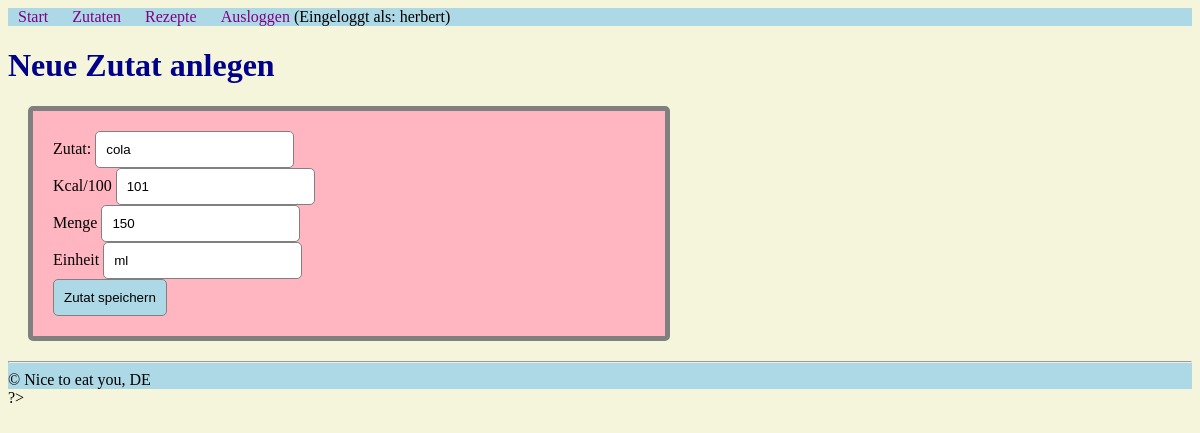
The page /admin/zutaten_bearbeiten.php?id=10 (signed in) on the database as committed earlier.
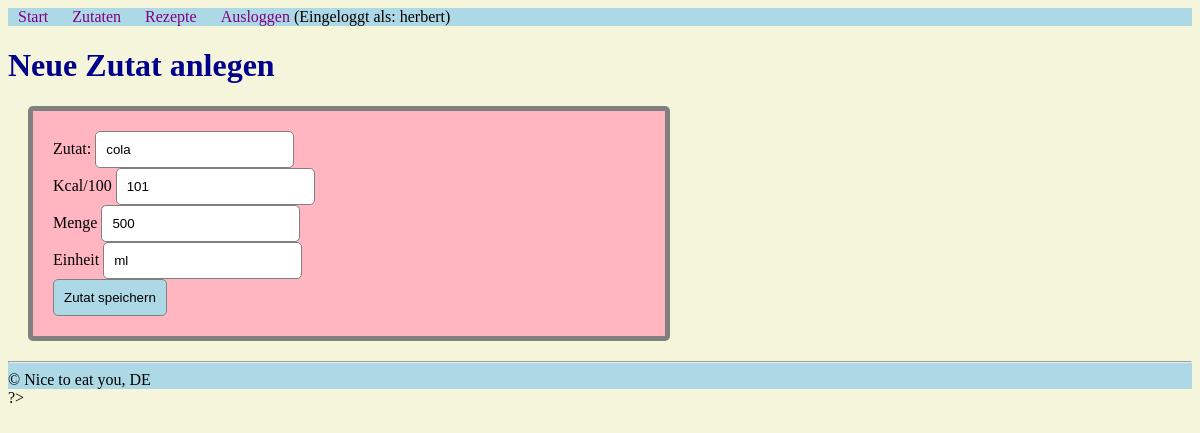
The same page on the database as committed later.
### tables this page shows
CREATE TABLE `zutaten` (
  `id` int(10) UNSIGNED NOT NULL,
  `titel` varchar(50) NOT NULL,
  `Menge` float DEFAULT NULL,
  `einheit` varchar(50) DEFAULT NULL,
  `kcal_pro_100` int(11) DEFAULT NULL
);

### admin/funktionen.php (called while the page is built, shortened)
<?php
$db = mysqli_connect("localhost", "root", "", "php2");
mysqli_set_charset($db, "utf8");
function query ($sql_befehl) {
    global $db;
    $result = mysqli_query($db, $sql_befehl) or die(mysqli_error($db) . "<br/>" . $sql_befehl);
    return $result;
}
function escape($post_var) {
    global $db;
    return mysqli_real_escape_string($db, $post_var);
}

### admin/zutaten_bearbeiten.php (the view, shortened to what this page needs)
<?php
include "funktionen.php";
$erfolg = false;
$sql_id = escape($_GET["id"]);
include "kopf.php";
?>
    <h1>Neue Zutat anlegen</h1>
    <?php
    $result = query("SELECT * FROM zutaten WHERE id = '{$sql_id}'");
    $row = mysqli_fetch_assoc($result);
    ?>
    <form action="zutaten_bearbeiten.php?id=<?php echo $row["id"]?>" method="post">
        <div>
            <label for="titel">Zutat:</label>
            <input type="text" name= "titel" id="titel" value= "<?php
            if(!$erfolg && !empty($_POST["titel"])) {
                echo htmlspecialchars($_POST["titel"]);
            } else {
                echo htmlspecialchars($row["titel"]);
            }
            ?>"/>
        </div>
        <div>
            <label for="kcal_pro_100">Kcal/100</label>
            <input type="number" name= "kcal_pro_100" id="kcal_pro_100" value= "<?php
             if(!$erfolg && !empty($_POST["kcal_pro_100"])) {
                echo htmlspecialchars($_POST["kcal_pro_100"]);
            } else {
                echo htmlspecialchars($row["kcal_pro_100"]);
            }
            ?>"/>
        </div>
        <div>
            <label for="menge">Menge</label>
            <input type="text" name= "menge" id="menge" value= "<?php
             if(!$erfolg && !empty($_POST["menge"])) {
                echo htmlspecialchars($_POST["menge"]);
            } else {
                echo htmlspecialchars($row["Menge"]);
            }
            ?>"/>
        </div>
        <div>
        <label for="einhalt">Einheit</label>
            <input type="text" name= "einheit" id="einheit" value= "<?php
             if(!$erfolg && !empty($_POST["einheit"])) {
                echo htmlspecialchars($_POST["einheit"]);
            } else {
                echo htmlspecialchars($row["einheit"]);
            }
            ?>"/>
        </div>
        <div>
            <button type="submit">Zutat speichern</button>
         </div>
    </form>
<?php
     include "fuss.php";
?>

Rows that differ between the two databases and show on the page:
changed zutaten "cola": menge "150" → "500"
